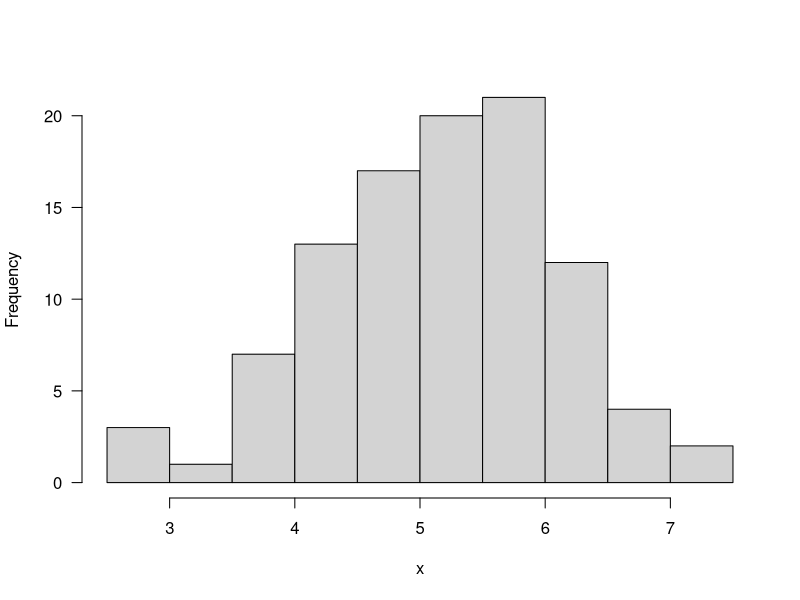
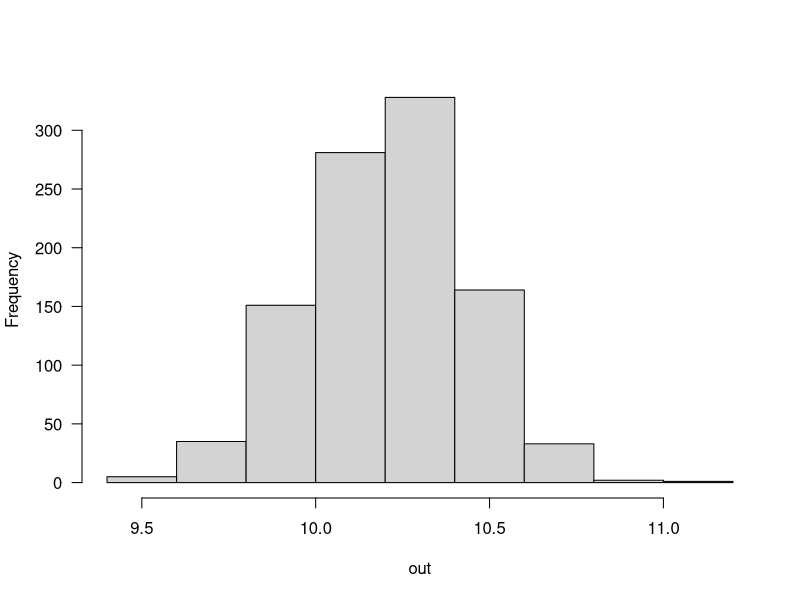

Reproduce these figures in R, in order.
## ---- chunk 1
knitr::opts_chunk$set(echo = TRUE)
## ---- chunk 2
x = rnorm(n=100, mean=5, sd=1)
mean(x)
sd(x)
hist(x, las=1, main="")
## ---- chunk 3

# Setting a seed for reproducibility.
set.seed(1)

# Generating a sample of 50 random numbers from a normal distribution with mean 10 and sd 2.
x <- rnorm(50, 10, 2)
se_x <- sqrt(var(x)/length(x))    # Calculating the theoretical standard error of the mean.

# Non-parametric bootstrap: resampling with replacement to create a sampling distribution.
out <- vector('numeric', 1000)    # Pre-allocate space for bootstrap results.
for(i in 1:1000){
  sample <- sample(x, replace=TRUE)    # Sample with replacement.
  out[i] <- mean(sample)               # Store the mean of each bootstrap sample.
}

# The standard deviation of the 'out' vector approximates the standard error of the mean.
hist(out, las=1, main="")    # Histogram of bootstrap sample means.
# Calculate the standard deviation (bootstrap estimate of SE).
sd(out) #  0.2307834

# Output the theoretical standard error calculated earlier.
se_x    #  0.2351537

# Derive a 95% confidence interval from the bootstrap distribution.
quantile(out, c(0.025, 0.975))
#      2.5%     97.5% 
#    9.760249 10.624404 


# Analytical approach to calculate a 95% CI using the properties of the standard normal distribution.
mean(x) - 1.96*se_x
mean(x) + 1.96*se_x
## ---- chunk 4
# Function to calculate CV
cv <- function(x) {
  sd(x) / mean(x)
}

# Original CV
cv_original <- cv(x)

# Bootstrap CV
n <- length(x)
bootstrap_cv <- replicate(10000, {
  sample_x <- sample(x, size = n, replace = TRUE)
  cv(sample_x)
})

# Calculate the 95% confidence interval from the bootstrap distribution of CV
cv_ci <- quantile(bootstrap_cv, c(0.025, 0.975))

# Output the results
cv_ci
